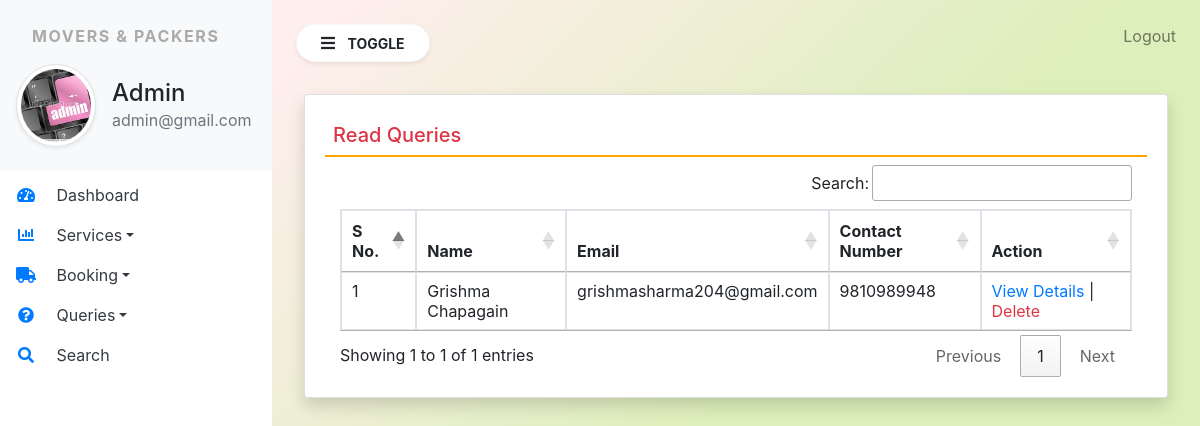
Screenshot of /read_queries (signed in) with the database file from the repository.
### moverspackers/models.py (models this page shows, shortened)
class Contact(models.Model):
    name = models.CharField(max_length=100,null=True)
    contact = models.CharField(max_length=10,null=True)
    emailid = models.CharField(max_length=100,null=True)
    subject = models.CharField(max_length=100,null=True)
    message = models.CharField(max_length=10,null=True)
    mdate = models.DateField(null=True)
    isread = models.CharField(max_length=10,null=True)

### moverspackers/views.py (the view)
# urls.py: path('read_queries',read_queries,name="read_queries"),
def read_queries(request):
    if not request.user.is_authenticated:
        return redirect('admin_login')
    contact = Contact.objects.filter(isread = "yes")
    return render(request,'read_queries.html',locals())

### moverspackers/templates/read_queries.html
{% extends 'admin_base.html' %}
{% block main %}
<div class="card shadow m-2">
    <div class="card-body">
        <h5 class="p-2 text-danger" style="border-bottom: 2px solid orange;">Read Queries </h5>
        <div class="container-fluid">
            <table class="table table-bordered" id="example">
                <thead>
                    <tr>
                     <th>S No.</th>
                     <th>Name</th>
                     <th>Email</th>
                     <th>Contact Number</th>
                     <th>Action</th>
                    </tr>
                </thead>
                <tbody>
                   {% for i in contact %}
                   <tr>
                       <td>{{forloop.counter}}</td>
                       <td>{{i.name}}</td>
                       <td>{{i.emailid}}</td>
                       <td>{{i.contact}}</td>
                       <td><a href="{% url 'view_queries' i.id  %}">View Details</a>
                    |  <a href="{% url 'delete_query' i.id %}" class="text-danger" onclick="return confirm('Are you sure?')">Delete</a>
                   </tr>
                   {% endfor %}
                </tbody>
            </table>
        </div>
    </div>
</div>
{% endblock %}

### moverspackers/templates/admin_base.html (shortened to what this page needs)
{% load static %}
<html>
<head>
  <link rel="stylesheet" href="https://cdn.jsdelivr.net/npm/bootstrap@4.6.1/dist/css/bootstrap.min.css">
  <link rel="stylesheet" href="{% static 'css/sidebar.css' %}">
  <link rel="stylesheet" href="https://use.fontawesome.com/releases/v5.7.0/css/all.css">
<link rel="stylesheet" href="https://cdn.datatables.net/1.11.4/css/jquery.dataTables.min.css">
<link rel="stylesheet" href="https://cdn.datatables.net/buttons/2.2.2/css/buttons.dataTables.min.css">
</head>
<body>
    <div class="bg-white vertical-nav" id="sidebar">
        <div class="bg-light py-4 px-3 mb-1">
            <p class="font-weight-bold text-uppercase px-3 sidebar-title">Movers & Packers</p>
            <div class="media d-flex align-items-center">
                <img src="{% static 'images/admin.jpg' %}" alt="" width="80px" height="80px" class="mr-3 rounded-circle img-thumbnail shadow-sm">
                <div class="media-body">
                    <h4 class="mb-0">Admin</h4>
                    <p class="text-muted mb-0">{{request.user.email}}</p>
                </div>
            </div>
        </div>
        <ul class="nav flex-column bg-white">
            <li class="nav-item">
                <a href="{% url 'admin_home' %}" class="nav-link text-dark bg-white">
                    <i class="fas fa-tachometer-alt fa-fw mr-3 text-primary"></i>
                    Dashboard</a>
            </li>
            <li class="nav-item dropdown">
                <a href="#" class="dropdown-toggle nav-link text-dark bg-white" id='navbardrop' data-toggle='dropdown'>
                    <i class="fas fa-chart-bar fa-fw mr-3 text-primary"></i>
                    Services</a>
            </li>
            <li class="nav-item dropdown">
                <a href="#" class="dropdown-toggle nav-link text-dark bg-white" id='navbardrop' data-toggle='dropdown'>
                    <i class="fas fa-truck fa-fw mr-3 text-primary"></i>
                    Booking</a>
            </li>
            <li class="nav-item dropdown">
                <a href="#" class="dropdown-toggle nav-link text-dark bg-white" id='navbardrop' data-toggle='dropdown'>
                    <i class="fas fa-question-circle fa-fw mr-3 text-primary"></i>
                    Queries</a>
            </li>
            <li class="nav-item">
                <a href="{% url 'search' %}" class="nav-link text-dark bg-white">
                    <i class="fa fa-search fa-fw mr-3 text-primary"></i>
                    Search</a>
            </li>
        </ul>
    </div>
    <div class="page-content p-4" id="content">
        <a href="{% url 'logout' %}" title="logout" class="text-black-50 float-right">Logout</a>
        <button id="sidebarCollapse" type="button" class="btn btn-light bg-white rounded-pill shadow-sm px-4 mb-4">
            <i class="fas fa-bars mr-2"></i>
            <small class="text-uppercase font-weight-bold">Toggle</small></button>
        {% block main %}
        {% endblock %}
    </div>
</body>
</html>

### moverspackers/static/css/sidebar.css (style rules this page uses)
.sidebar-title { letter-spacing: 0.1em; color: #aaa; }
body { background-image: linear-gradient(135.9deg,rgb(255, 238, 238) 16.4%,rgba(221, 239, 187, 1) 56.1%); min-height: 100vh; }
.vertical-nav { min-width: 17rem; width: 17rem; height: 100vh; position: fixed; top: 0; left: 0; transition: all 0.4s; }
.page-content { width: calc(100%-17rem); margin-left: 17rem; transition: all 0.4s; }

### rows the page displays
Contact: name "Grishma Chapagain", emailid "grishmasharma204@gmail.com", contact "9810989948"

### other values shown
{{ request.user.email }} "admin@gmail.com"
